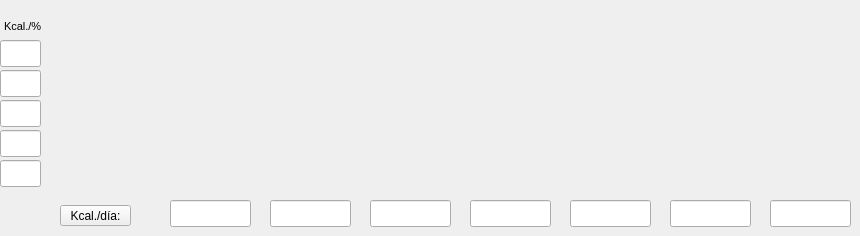
      <widget class="QWidget" name="page_3">
       <widget class="QLineEdit" name="lineEdit_5_4">
        <property name="geometry">
         <rect>
          <x>0</x>
          <y>130</y>
          <width>41</width>
          <height>27</height>
         </rect>
        </property>
        <property name="font">
         <font>
          <pointsize>7</pointsize>
         </font>
        </property>
        <property name="readOnly">
         <bool>true</bool>
        </property>
       </widget>
       <widget class="QLineEdit" name="lineEdit_5_1">
        <property name="geometry">
         <rect>
          <x>0</x>
          <y>40</y>
          <width>41</width>
          <height>27</height>
         </rect>
        </property>
        <property name="font">
         <font>
          <pointsize>7</pointsize>
         </font>
        </property>
        <property name="readOnly">
         <bool>true</bool>
        </property>
       </widget>
       <widget class="QLineEdit" name="lineEdit_5_2">
        <property name="geometry">
         <rect>
          <x>0</x>
          <y>70</y>
          <width>41</width>
          <height>27</height>
         </rect>
        </property>
        <property name="font">
         <font>
          <pointsize>7</pointsize>
         </font>
        </property>
        <property name="readOnly">
         <bool>true</bool>
        </property>
       </widget>
       <widget class="QLabel" name="label_5_1">
        <property name="geometry">
         <rect>
          <x>4</x>
          <y>16</y>
          <width>41</width>
          <height>20</height>
         </rect>
        </property>
        <property name="font">
         <font>
          <pointsize>8</pointsize>
         </font>
        </property>
        <property name="text">
         <string>Kcal./%</string>
        </property>
       </widget>
       <widget class="QLineEdit" name="lineEdit_5_5">
        <property name="geometry">
         <rect>
          <x>0</x>
          <y>160</y>
          <width>41</width>
          <height>27</height>
         </rect>
        </property>
        <property name="font">
         <font>
          <pointsize>7</pointsize>
         </font>
        </property>
        <property name="readOnly">
         <bool>true</bool>
        </property>
       </widget>
       <widget class="QLineEdit" name="lineEdit_5_3">
        <property name="geometry">
         <rect>
          <x>0</x>
          <y>100</y>
          <width>41</width>
          <height>27</height>
         </rect>
        </property>
        <property name="font">
         <font>
          <pointsize>7</pointsize>
         </font>
        </property>
        <property name="readOnly">
         <bool>true</bool>
        </property>
       </widget>
       <widget class="QLineEdit" name="lineEdit_5_6">
        <property name="geometry">
         <rect>
          <x>170</x>
          <y>200</y>
          <width>81</width>
          <height>27</height>
         </rect>
        </property>
        <property name="readOnly">
         <bool>true</bool>
        </property>
       </widget>
       <widget class="QLineEdit" name="lineEdit_5_7">
        <property name="geometry">
         <rect>
          <x>270</x>
          <y>200</y>
          <width>81</width>
          <height>27</height>
         </rect>
        </property>
        <property name="readOnly">
         <bool>true</bool>
        </property>
       </widget>
       <widget class="QLineEdit" name="lineEdit_5_8">
        <property name="geometry">
         <rect>
          <x>370</x>
          <y>200</y>
          <width>81</width>
          <height>27</height>
         </rect>
        </property>
        <property name="readOnly">
         <bool>true</bool>
        </property>
       </widget>
       <widget class="QLineEdit" name="lineEdit_5_9">
        <property name="geometry">
         <rect>
          <x>470</x>
          <y>200</y>
          <width>81</width>
          <height>27</height>
         </rect>
        </property>
        <property name="readOnly">
         <bool>true</bool>
        </property>
       </widget>
       <widget class="QLineEdit" name="lineEdit_5_10">
        <property name="geometry">
         <rect>
          <x>570</x>
          <y>200</y>
          <width>81</width>
          <height>27</height>
         </rect>
        </property>
        <property name="readOnly">
         <bool>true</bool>
        </property>
       </widget>
       <widget class="QLineEdit" name="lineEdit_5_11">
        <property name="geometry">
         <rect>
          <x>670</x>
          <y>200</y>
          <width>81</width>
          <height>27</height>
         </rect>
        </property>
        <property name="readOnly">
         <bool>true</bool>
        </property>
       </widget>
       <widget class="QLineEdit" name="lineEdit_5_12">
        <property name="geometry">
         <rect>
          <x>770</x>
          <y>200</y>
          <width>81</width>
          <height>27</height>
         </rect>
        </property>
        <property name="readOnly">
         <bool>true</bool>
        </property>
       </widget>
       <widget class="QPushButton" name="push_Kcal_5">
        <property name="geometry">
         <rect>
          <x>60</x>
          <y>205</y>
          <width>71</width>
          <height>21</height>
         </rect>
        </property>
        <property name="text">
         <string>Kcal./día:</string>
        </property>
       </widget>
      </widget>
